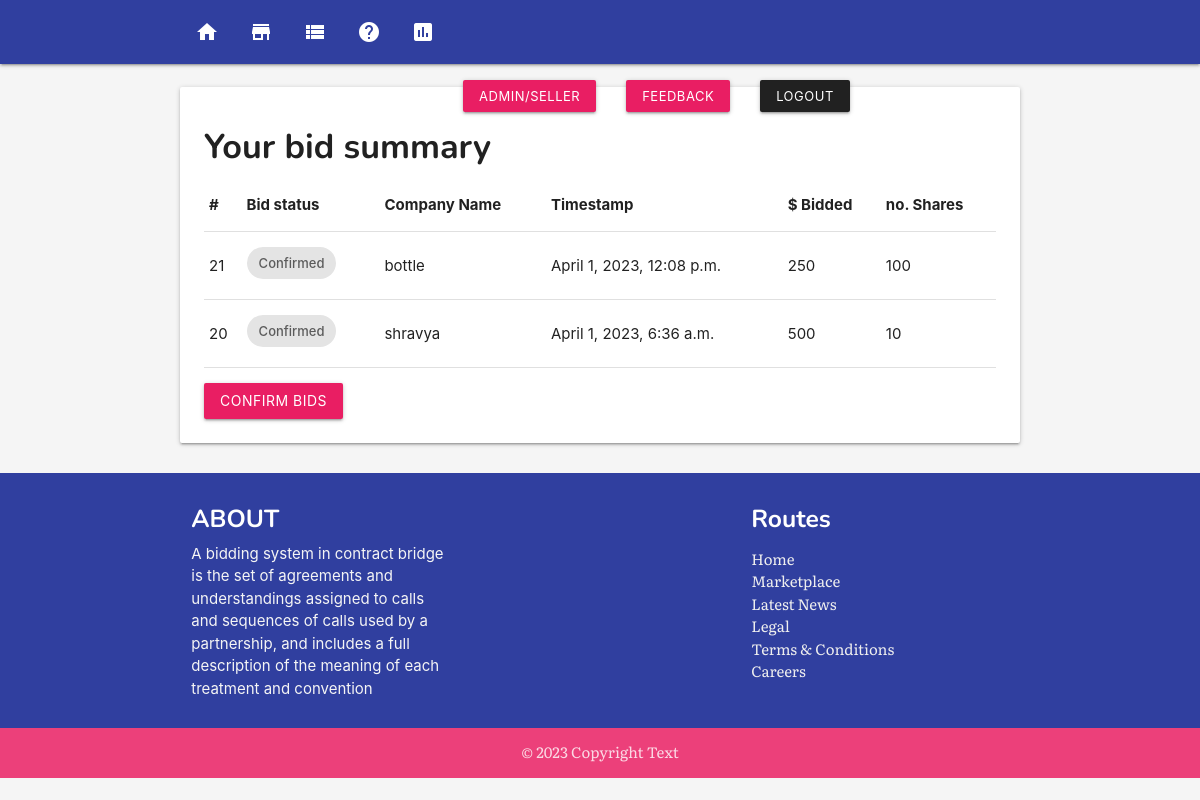
The app's page /my-bids/ (signed in) with its own data.
### app/models.py (models this page shows, shortened)
class PlacementBid(models.Model):
    user = models.ForeignKey(User, on_delete=models.CASCADE)
    placement = models.ForeignKey(Placement, on_delete=models.CASCADE)
    bid  = models.ForeignKey(Bid, on_delete=models.CASCADE)
    offer = models.IntegerField()
    shares = models.IntegerField()
    confirmed = models.BooleanField(default=False)
    placementbid_created = models.DateTimeField(auto_now_add=True)
    placementbid_modified = models.DateTimeField(auto_now=True)
    class Meta:
        ordering = ['-placementbid_modified']

class Placement(models.Model):
    placement_title = models.CharField(max_length=255)
    placement_slug = models.SlugField()
    placement_company = models.ForeignKey(Company, on_delete=models.CASCADE)
    placement_created = models.DateTimeField(auto_now_add=True)
    placement_modified = models.DateTimeField(auto_now=True)

class Company(models.Model):
    company_name = models.CharField(max_length=255)
    company_address = models.CharField(max_length=255)
    company_description = models.TextField(default="There is currently no description available for this company.")
    company_created = models.DateTimeField(auto_now_add=True)
    company_modified = models.DateTimeField(auto_now=True)
    def __str__(self):
        return self.company_name

### app/views.py (the view)
# urls.py: path('my-bids/', views.bid_summary, name='bid-summary' ),
@login_required
def bid_summary(request):
    bids = PlacementBid.objects.filter(user=request.user)
    context = {'bids': bids}
    return render(request, 'bid-summary.html', context)

### templates/bid-summary.html
{% extends 'base.html' %}
{% block content %}
{% include 'nav.html' %}
<section class="section">
    <section class="container">
        <div class="card">
            <div class="card-content">
                <h4>Your bid summary</h4>
                <table class="table responsive-table">
                    <thead>
                        <tr>
                            <th>#</th>
                            <th>Bid status</th>
                            <th>Company Name</th>
                            <th>Timestamp</th>
                            <th>$ Bidded</th>
                            <th>no. Shares</th>
                        </tr>
                    </thead>
                    <tbody>
                        {% for b in bids %}
                            <tr>
                                <td>{{ b.id }}</td>
                                <td>{% if b.confirmed %}<span class="chip">Confirmed</span>{%else%} <span class="chip indigo darken-2 white-text">Unconfirmed</span>       {%endif%}</td>
                                <td>{{ b.placement.placement_company }}</td>
                                <td>{{ b.placementbid_created }}</td>
                                <td>{{ b.offer}}</td>
                                <td>{{ b.shares}}</td>
                            </tr>
                        {% endfor %}
                    </tbody>
                </table>
                <a href="{% url 'app:confirm-bids' %}" style="margin-top: 1rem;" class="btn waves-light waves-effect pink">Confirm Bids</a>
            </div>
        </div>
    </section>
</section>
{% include 'footer.html' %}
{% endblock content %}

### templates/base.html (style rules this page uses)
h1, h2, h3, h4, h5, h6 { margin-top: .5em !important; font-family: 'Nunito', sans-serif; font-weight: bold; }
body { display: flex; min-height: 100vh; flex-direction: column; }

### records on screen
PlacementBid: id "21", confirmed "Confirmed", placement.placement_company "bottle", placementbid_created "April 1, 2023, 12:08 p.m.", offer "250", shares "100"
PlacementBid: id "20", confirmed "Confirmed", placement.placement_company "shravya", placementbid_created "April 1, 2023, 6:36 a.m.", offer "500", shares "10"
